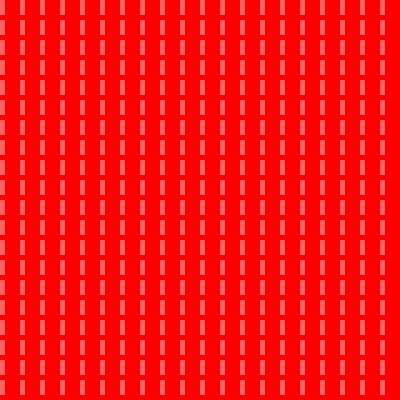
Frame 1 (no input)
Frame 60 (no input): identical to frame 1, image omitted
Frame 120 (the mouse pressed at the canvas centre since frame 60): identical to frame 1, image omitted

The p5.js sketch that drew this single still picture (run headless with seeded random() and noise() and a simulated clock; from frame 60 on, the mouse is pressed at the canvas centre):

// p5.js sketch
// ── sketch.js
let state = 0;
let timer = 0 ;

function setup() {
  createCanvas(400, 400);
}

function draw() {
  background(220);

  switch(state){

    case 0:
      background('red');

      noStroke();
      fill(255, 100);
       for(let j = 0; j <= height; j+= 20){
    for (var i = 0; i <= width; i += 20){
      rect(i,j,5,15);
    }

  }

          break;

    case 1:
      background('orange');
      stroke("black");
          text("state 1", 100,500);
        for(let i = 0; i < width; i+=10){

    line(i, 0, i, i);
          //https://editor.p5js.org/aferriss/sketches/SJweMnHYf

  }

          break;

    case 2:
      background('black');
         for (var x = 0; x <= mouseX; x += 50) {
    for (var y = 0; y <= mouseY; y += 50) {
      stroke(x, y, y);
  		strokeWeight(5);
      fill(x, y, 255);
      ellipse(x, y, 40, 40);
    }
         }
      //https://editor.p5js.org/fergfluff/sketches/SyqNDuBjW
          break;

    case 3:
      background('blue');
           stroke(255);

  for (let lineX = 75; lineX <= 225; lineX += 75) {
    line(lineX, 0, lineX, height);
  }
      //https://happycoding.io/tutorials/p5js/for-loops
          break;

    case 4:
      background('purple');
        for(let j = 0; j <= height; j+= 50){
    for (var p = 0; p <= width; p += 50){
      text("wow",p,j);
    }

  }

          break;
  }

  if (state> 4){
    state = 0;
  }


}


function mouseReleased(){
  state++;
}
